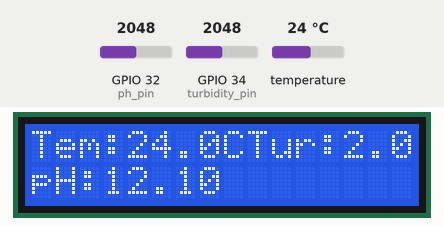
The sketch below on a simulated ESP32. On the bench: 16×2 character LCD. The test bench sets the inputs (shaded band); at power-on: temperature 24 °C, GPIO 32 (ph_pin) = 2048, GPIO 34 (turbidity_pin) = 2048 (analog values on the 0–4095 scale). WiFi joins after 1.5 s; servers stay silent unless stated; what the sketch prints to the serial monitor is not drawn.

Above: at 3.0 s.
3.1 s: temperature set to 12 °C
At 5.2 s:
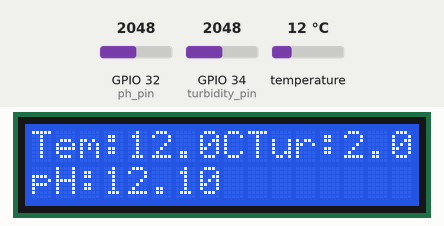
6.3 s: GPIO 32 (ph_pin) set to 2866
At 7.7 s:
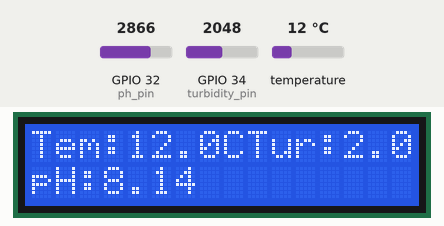
8.3 s: GPIO 34 (turbidity_pin) set to 2866
At 10.0 s:
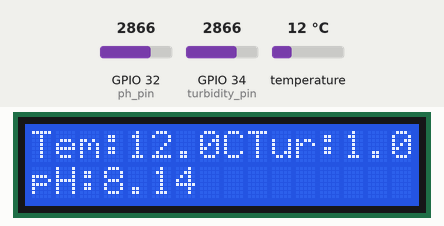
10.3 s: temperature set to 19 °C
At 11.5 s:
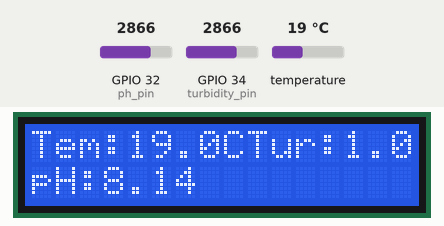
12.3 s: GPIO 32 (ph_pin) set to 3603
At 14.0 s:
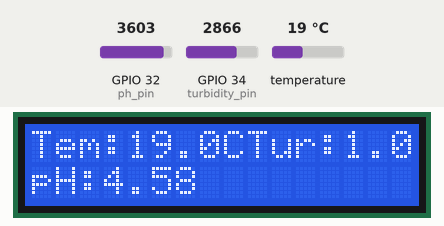
14.3 s: GPIO 34 (turbidity_pin) set to 3603
At 15.3 s:
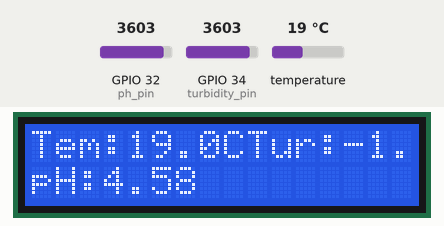
Timing chart, 0 to 17.3 s (numbered marks = the images above; inputs shaded):
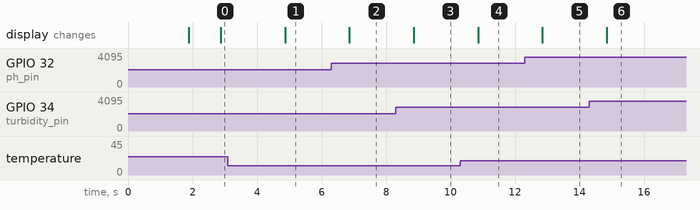

Measured:
- after the input at 3.1 s, the display: changes after 1.8 s (image 1)
- after the input at 6.3 s, the display: changes after 0.57 s (image 2)
- after the input at 8.3 s, the display: changes after 0.56 s (image 3)
- after the input at 10.3 s, the display: changes after 0.56 s (image 4)
- after the input at 12.3 s, the display: changes after 0.55 s (image 5)
- after the input at 14.3 s, the display: changes after 0.54 s (image 6)

The sketch:

water_quality_monitor.ino
```cpp
#define BLYNK_TEMPLATE_ID "YOUR_TEMPLATE_ID"
#define BLYNK_TEMPLATE_NAME "water quality monitoring"
#define BLYNK_AUTH_TOKEN "YOUR_BLYNK_AUTH_TOKEN"

#include <BlynkSimpleEsp32.h>
#include <OneWire.h>
#include <DallasTemperature.h>
#include <LiquidCrystal_I2C.h>
#include <Wire.h>

#define SDA_PIN 21
#define SCL_PIN 22

LiquidCrystal_I2C lcd(0x27, 16, 2);

// === SENSOR PINS ===
const int oneWireBus = 4;       // DS18B20
const int turbidity_pin = 34;   // Turbidity sensor
const int ph_pin = 32;          // pH sensor

// === PH CALIBRATION VALUES ===
float acidVoltage = 2.50;       // Voltage at pH 7
float neutralVoltage = 3.00;    // Voltage at pH 4

// === ONE WIRE ===
OneWire oneWire(oneWireBus);
DallasTemperature sensors(&oneWire);

char ssid[] = "YOUR_WIFI_NAME";
char pass[] = "YOUR_WIFI_PASSWORD";

void setup() {
  Blynk.begin(BLYNK_AUTH_TOKEN, ssid, pass);

  Wire.begin(SDA_PIN, SCL_PIN);
  lcd.init();
  lcd.backlight();

  Serial.begin(115200);
  sensors.begin();

  // Configure ADC
  analogReadResolution(12);           // 0–4095
  analogSetAttenuation(ADC_11db);     // Allows up to ~3.3V input
}

// === READ PH VOLTAGE WITH SMOOTHING ===
float readPHVoltage() {
  long sum = 0;

  for (int i = 0; i < 10; i++) {
    sum += analogRead(ph_pin);
    delay(20);
  }

  float adc_avg = sum / 10.0;

  // Convert ADC to voltage
  float voltage = adc_avg * (3.3 / 4095.0);

  return voltage;
}

// === CALCULATE pH FROM VOLTAGE ===
float getPH() {
  float voltage = readPHVoltage();

  Serial.print("pH Sensor Voltage: ");
  Serial.print(voltage, 4);
  Serial.println(" V");

  // Dynamic slope
  float slope = (7.0 - 4.0) / (acidVoltage - neutralVoltage);
  float intercept = 7.0 - slope * acidVoltage;

  float ph = slope * voltage + intercept;

  return ph;
}

// === MAIN LOOP ===
void loop() {
  Blynk.run();

  // TEMPERATURE SENSOR
  sensors.requestTemperatures();
  float temperatureC = sensors.getTempCByIndex(0);
  Serial.print("Temperature: ");
  Serial.println(temperatureC);
  Blynk.virtualWrite(V0, temperatureC);

  // TURBIDITY SENSOR
  int raw = analogRead(turbidity_pin);
  float turbidity = map(raw, 0, 3000, 5, 0);
  Serial.print("Turbidity: ");
  Serial.println(turbidity);
  Blynk.virtualWrite(V1, turbidity);

  // PH SENSOR
  float phValue = getPH();
  Serial.print("pH Value: ");
  Serial.println(phValue);
  Blynk.virtualWrite(V2, phValue);

  // LCD DISPLAY
  lcd.clear();

  lcd.setCursor(0, 0);
  lcd.print("Tem:");
  lcd.print(temperatureC, 1);
  lcd.print("C");

  lcd.setCursor(9, 0);
  lcd.print("Tur:");
  lcd.print(turbidity);

  lcd.setCursor(0, 1);
  lcd.print("pH:");
  lcd.print(phValue, 2);

  delay(1000);
}
```
